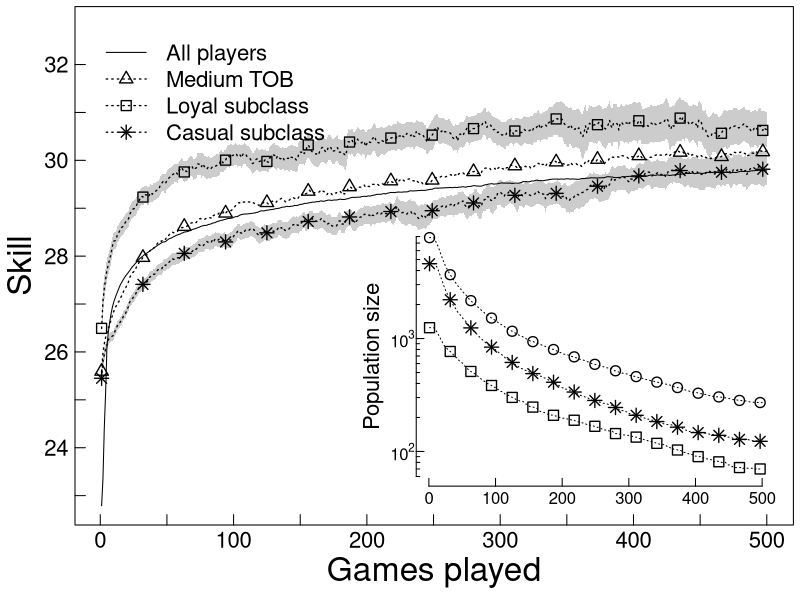

Source code (R):
oldpar <- par(no.readonly = TRUE)
oldwd <- getwd()
this.dir <- dirname(parent.frame(2)$ofile)
setwd(this.dir)
nombre.R <-  sys.frame(1)$ofile
require(tools)
nombre <- print(file_path_sans_ext(nombre.R))
pdf(paste0(nombre,".pdf"))

par(mar=c(3.75,3.75,.33,.33))

alpha = 0.05




lst89 <- read.csv("data/learningskill_pteam45_ployalSuperior_hasta4team.csv", header =T)
rn.max<-500
lst89 <- lst89[1:rn.max,] 
nn.89 <- lst89[,"count"] 
zz.89 <- 2#qt(1 - alpha/2, nn.89 - 1)
aa.89 <- lst89[,"avg"]  - zz.89 * lst89[,"stddev_pop"] /sqrt(nn.89)
bb.89 <- lst89[,"avg"]  + zz.89 * lst89[,"stddev_pop"] /sqrt(nn.89)

lst01 <- read.csv("data/learningskill_pteam45_ployalInferior_hasta4team.csv", header =T)
lst01 <- lst01[1:rn.max,] 
nn.01 <- lst01[,"count"] 
zz.01 <- 2#qt(1 - alpha/2, nn.01 - 1)
aa.01 <- lst01[,"avg"]  - zz.01 * lst01[,"stddev_pop"] /sqrt(nn.01)
bb.01 <- lst01[,"avg"]  + zz.01 * lst01[,"stddev_pop"] /sqrt(nn.01)

lst <- read.csv("data/learningskill_pteam45_hasta4team.csv", header =T)
lst <- lst[1:rn.max,]
nn <- lst[,"count"] 
zz <- 2#qt(1 - alpha/2, nnlearningskill_pteam45_ployalInferior_hasta4team.csv - 1)
aa <- lst[,"avg"]  - zz * lst[,"stddev_pop"] /sqrt(nn)
bb <- lst[,"avg"]  + zz * lst[,"stddev_pop"] /sqrt(nn)

lsm <- read.csv("data/learningskill_pteam89_ployalSup_hasta4team.csv", header =T)
rn.max<-500
lsm <- lsm[1:rn.max,] 
nn.m <- lsm[,"count"] 
zz.m <- qt(1 - alpha/2, nn.m - 1)
aa.m <- lsm[,"avg"]  - zz.m * lsm[,"stddev_pop"] /sqrt(nn.m)
bb.m <- lsm[,"avg"]  + zz.m * lsm[,"stddev_pop"] /sqrt(nn.m)


ls <- read.csv("data/learningskill.csv", header =T)
ls <- ls[1:rn.max,]
nn.a <- ls[,4]
zz.a <- qt(1 - alpha/2, nn.a - 1)
aa.a <- ls[,2] - zz.a * ls[,3]/sqrt(nn.a)
bb.a <- ls[,2] + zz.a * ls[,3]/sqrt(nn.a)



y.max <- max(c(bb.89,bb.a,bb.m))
y.min <- min(c(min(lst01[,2], na.rm = T),min(ls[,2], na.rm = T)
               , min(lst89[,2], na.rm = T)))




plot(ls[,2][1:rn.max], type="l",ylab="",col="white", 
     ylim=c(y.min, y.max), xlim=c(1,rn.max)
     ,xlab="",axes=F)
mtext("Skill", side=2, line=2,cex = 2)
mtext("Games played", side=1, line=2,cex = 2)
#mtext("Population: all players. Subpopulation: players with all game finished", side=1, line=3, cex=0.85)

#lines(ls[,2][1:rn.max],lwd=3,col="gray")
lines(ls[,2][1:rn.max],lwd=1)
lines(lst[,2][1:rn.max],lwd=1.33,lty=3)
lines(lst01[,2][1:rn.max],lwd=1.33,lty=3)
lines(lst89[,2][1:rn.max],lwd=1.33,lty=3)
box()
y.at =seq(ceiling(y.min), floor(y.max))
x.at = seq(0,rn.max,by=50)
axis(lwd=0,lwd.ticks=1,side=2, at=y.at,labels=NA,cex.axis=0.6,tck=0.02)
axis(lwd=0,lwd.ticks=1,side=1, at=x.at,labels=NA,cex.axis=0.6,tck=0.02)
axis(lwd=0,side=2,las=1,cex.axis=1.33,line=-0.66)
#axis(lwd=0,side=2, at=round(seq(ys.min,ys.max,length.out = 4),2),line=-0.5,cex.axis=0.6) 
axis(lwd=0,side=1, line=-0.66,cex.axis=1.33) 


mod <- rn.max%/%16
Z5.1 <- seq(rn.max)%%mod==1
lst01.points <- lst01[,2][1:rn.max];lst.points <- lst[,2][1:rn.max]; lst89.points <- lst89[,2][1:rn.max]
lst01.points[!Z5.1] <- NA;lst.points[!Z5.1] <- NA;lst89.points[!Z5.1] <- NA
lst.points<-lst[,2][1:rn.max]
lst.points[!Z5.1] <- NA

#points(lsc.points, pch=15, cex=0.66)
#points(ls.points, pch=1,lwd=1.33,cex=1.33)
points(lst01.points,pch=8,lwd=1.33,cex=1.33)
points(lst.points, pch=2,lwd=1.33,cex=1.33)
points(lst89.points,pch=0,lwd=1.33,cex=1.33)


polygon(c(lst01[,1],rev(lst01[,1])),
        c(aa.01, rev(bb.01)), 
        col = rgb(0, 0, 0, 0.2),lty=2, border=F)
#polygon(c(lst[,1],rev(lst[,1])),
#        c(aa, rev(bb)), 
#        col = rgb(0, 0, 0, 0.2),lty=2, border=F)
polygon(c(lst89[,1],rev(lst89[,1])),
        c(aa.89, rev(bb.89)), 
        col = rgb(0, 0, 0, 0.2),lty=2, border=F)

par(xpd=TRUE)
legend(0,y.max,
       c("All players","Medium TOB ","Loyal subclass", "Casual subclass"),
       lty=c(1,3,3,3),pch=c(NA,2,0,8),
       lwd=c(1,1.33,1.33,1.33),cex=1.33, box.lty=0, bg="transparent")

plotdim <- par("plt")
xleft    = plotdim[1] + (plotdim[2] - plotdim[1]) * 0.475
xright   = plotdim[2] - (plotdim[2] - plotdim[1]) * 0.025
ybottom  = plotdim[3] + (plotdim[4] - plotdim[3]) * 0.075  #
ytop     = plotdim[4] - (plotdim[4] - plotdim[3]) * 0.425
region <-c(xleft,xright,ybottom,ytop)
# add inset
par(fig = region, mar=c(0,0,0,0), new=TRUE)

count.max<-max(c(log(lst01[,"count"],10),
                 log(lst[,"count"],10),
                 log(lst89[,"count"],10)),
               na.rm=T)
count.min<-min(c(log(lst01[,"count"],10),
                 log(lst[,"count"],10),
                 log(lst89[,"count"],10)),
               na.rm=T)
ys.min <- count.min
ys.max<- count.max



at.y <- log(outer(1:9, 10^(floor(ys.min):ceiling(ys.max))),10)
lab.y <- ifelse(at.y %% 1 == 0, at.y, NA)[1,]
lab.y <- lab.y[lab.y>=signif(ys.min,2) & lab.y<=signif(ys.max,2)]
labels <- sapply(lab.y,function(i)
  as.expression(bquote(10^ .(i)))
)

labelsOk <-  c(at.y)<=signif(ys.max,2) & c(at.y)>=signif(ys.min,2)

for (i in seq(1,length(labelsOk)-1)){
  if (labelsOk[i]==F & labelsOk[i+1]==T){
    labelsOk[i]=T
  }
  if (labelsOk[i]==T & labelsOk[i+1]==F){
    labelsOk[i+1]=T 
    break
  }
}

at.y <- c(at.y)[labelsOk]



plot(log(lst01[,"count"],10),type="l"
     , ylim=c(min(at.y),max(at.y)), xlim=c(1,rn.max), 
     axes=F,ann=F,lty=3)
lines(log(lst[,"count"],10),lty=3)
lines(log(lst89[,"count"],10),lty=3)

mod <- rn.max%/%16
Z.1 <- seq(rn.max)%%mod==1
lst01.count <- log(lst01[,"count"],10);lst.count <- log(lst[,"count"],10);
lst89.count <- log(lst89[,"count"],10);
lst01.count[!Z.1] <- NA;lst.count[!Z.1] <- NA;lst89.count[!Z.1] <- NA

points(lst01.count,pch=8,lwd=1.33,cex=1.33)
points(lst.count, pch=1,lwd=1.33,cex=1.33)
points(lst89.count,pch=0,lwd=1.33,cex=1.33)

axis(side=2, at=at.y, labels=NA,cex.axis=0.6,tck=0.0133)
axis(lwd=0,lwd.ticks=1,side=2, at=lab.y, labels=NA,cex.axis=0.6,tck=0.03)
axis(lwd=0,side=2, at=lab.y, labels=labels,las=1,cex.lab=0.6,tck=0.08,line=-0.9)
#axis(lwd=0,side=2, at=round(seq(ys.min,ys.max,length.out = 4),2),line=-0.5,cex.axis=0.6) 
axis(labels=NA, side=1,cex.axis=0.6,tck=0.03) 
axis(lwd=0,side=1, line=-0.9,cex.lab=0.6) 

mtext(side=2,"Population size", line=1.66,cex=1.33)


dev.off()
setwd(oldwd)
par(oldpar, new=F)
